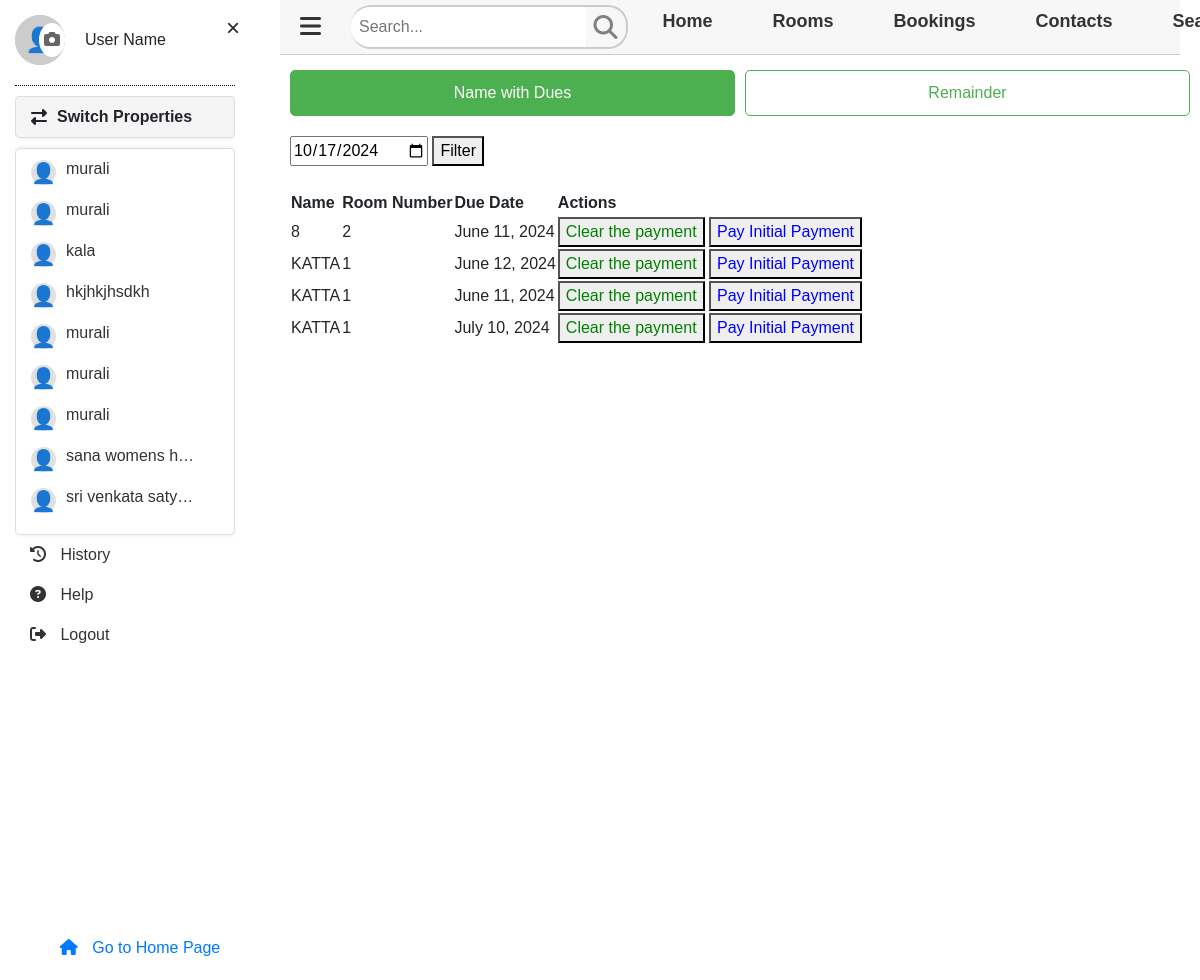
Screenshot of /Collections/96/ (signed in) with the database file from the repository.
### hostelapp20/models.py (models this page shows, shortened)
class AddProperty(models.Model):
    hostelname = models.CharField(max_length=100)
    ownername =models.CharField(max_length=50)
    email = models.EmailField()
    mobile = models.BigIntegerField()
    address = models.CharField(max_length=1000)
    user = models.ForeignKey(settings.AUTH_USER_MODEL, null=True, on_delete=models.SET_NULL)

class Tenant(models.Model):
    name = models.CharField(max_length=100, null=True)
    email = models.EmailField(null=True)
    mobile = models.CharField(max_length=10, null=True)
    adhar_number = models.CharField(max_length=12, null=True)
    govt_id_front = models.ImageField(upload_to=upload_to_govt_id_front, null=True)
    govt_id_back = models.ImageField(upload_to=upload_to_govt_id_back, null=True)
    state = models.CharField(max_length=100, null=True)
    dist = models.CharField(max_length=100, null=True)
    pincode = models.CharField(max_length=6, null=True)
    city = models.CharField(max_length=100, null=True)
    door_no = models.CharField(max_length=100, null=True)
    area = models.CharField(max_length=100, null=True)
    street = models.CharField(max_length=100, null=True)
    landmark = models.CharField(max_length=100, null=True)
    bike_number = models.CharField(max_length=100, null=True, blank=True)
    joining_date = models.DateField(null=True)
    due_date = models.DateField()
    allocated_bed = models.CharField(max_length=100, null=True)
    rent = models.CharField(max_length=100, null=True)
    advance = models.CharField(max_length=10, null=True, blank=True)
    tenant_image = models.ImageField(upload_to='tenant_images/', null=True)
    dues_cleared = models.BooleanField(default=False)
    partial_payment_made = models.BooleanField(default=False)
    room = models.ForeignKey(Room, on_delete=models.CASCADE)
    property = models.ForeignKey(AddProperty, on_delete=models.CASCADE)
    user = models.ForeignKey(settings.AUTH_USER_MODEL, on_delete=models.CASCADE)

class Room(models.Model):
    room_number = models.IntegerField()
    floor_type = models.CharField(max_length=50)
    number_of_share = models.PositiveIntegerField()
    available_room_or_not = models.CharField(max_length=30)
    remarks = models.CharField(max_length=500, null=True )
    room_facilities = models.TextField(max_length=1000, null=True)
    property = models.ForeignKey('AddProperty', on_delete=models.CASCADE)
    user = models.ForeignKey(settings.AUTH_USER_MODEL, on_delete=models.CASCADE)

### hostelapp20/views.py (the view)
# urls.py: path('Collections/<int:property_id>/', views.Collections, name='Collections'),
def Collections(request, property_id):
    selected_property = get_object_or_404(AddProperty, id=property_id)
    date_str = request.GET.get('date')
    section = request.GET.get('section', 'nameWithDues')
    user_properties = AddProperty.objects.filter(user=request.user)
    if date_str:
        filtered_date = datetime.datetime.strptime(date_str, '%Y-%m-%d').date()
        tenants = Tenant.objects.filter(property=selected_property, due_date=filtered_date)
    else:
        today = timezone.now().date()
        tenants = Tenant.objects.filter(property=selected_property, due_date__lte=today, partial_payment_made=False)
    paymenthistory = PaymentHistory.objects.filter(tenant__property_id=property_id).order_by('-date_paid')
    remainders = PaymentRemainder.objects.filter(tenant__room__property=selected_property).annotate(
        latest_date=Max('date_paid')
    ).order_by('-date_paid')
    context = {
        'selected_property': selected_property,
        'tenants': tenants,
        'selected_date': date_str or today.strftime('%Y-%m-%d'),
        'paymenthistory': paymenthistory,
        'remainders': remainders,
        'user_properties': user_properties,
        'section': section,
    }
    if request.headers.get('X-Requested-With') == 'XMLHttpRequest':
        html = render_to_string('includes/partials/dues_table_partial.html', context, request=request)
        return HttpResponse(html)
    return render(request, 'payments/collections.html', context)

### templates/payments/collections.html (shortened to what this page needs)
{% extends 'base.html' %}
{% load static %}
{% block content %}
<!DOCTYPE html>
<html lang="en">
<head>
    {% load humanize %}
    {% load static %}
    <link rel="stylesheet" href="{% static 'css/dues_page.css' %}">
    <link rel="stylesheet" href="https://cdn.jsdelivr.net/npm/sweetalert2@11/dist/sweetalert2.min.css">
</head>
<body>
<div class="collectionContainer">
    <div class="button-container">
        <button id="nameWithDuesButton" class="{% if section == 'nameWithDues' %}selected{% endif %}" onclick="toggleSections('nameWithDues')">Name with Dues</button>
        <button id="remainderButton" class="{% if section == 'remainder' %}selected{% endif %}" onclick="toggleSections('remainder')">Remainder</button>
    </div>
    <div class="section" id="nameWithDues" style="display: {% if section == 'nameWithDues' %}block{% else %}none{% endif %};">
        {% include 'payments/sections/dues_page.html' %}
    </div>
        {% include 'payments/sections/remainder_page.html' %}
</body>
</html>
{% endblock %}

### templates/base.html (shortened to what this page needs)
{% load static %}
<!DOCTYPE html>
<html lang="en">
<head>
  <link rel="stylesheet" href="https://cdnjs.cloudflare.com/ajax/libs/font-awesome/6.5.1/css/all.min.css">
  {% include 'includes/cdnlines.html' %}
  <link rel="stylesheet" href="{% static 'css/display_rooms.css' %}">
  <link rel="stylesheet" href="{% static 'css/dialogbox/addroom_dialogbox.css' %}">
</head>
<body>
  <div class="sidebar" id="sidebar">
    <span class="close-btn" onclick="toggleSidebar()">×</span>
    <div class="profile-section">
      <div class="profile-image-container">
        <div class="profile-image" id="profileImage">👤</div>
        <label for="profile-upload" class="upload-icon">
          <i class="fas fa-camera"></i>
        </label>
      </div>
      <span class="profile-name">User Name</span>
    </div>
    <ul class="sidebar-options">
      <li class="property-header">
        <i class="fas fa-exchange-alt icon"></i> Switch Properties
      </li>
      <li class="properties-box">
        <div class="scrollable-properties">
          {% if user_properties %}
            {% for property in user_properties %}
              <div class="property-item" id="property-{{ property.id }}">
                <div class="property-image">👤</div>
                <a href="{% url 'DisplayRooms' property.id %}" onclick="saveSelectedHostel({{ property.id }})">
                  <span class="property-name">{{ property.hostelname }}</span>
                </a>
              </div>
            {% endfor %}
          {% else %}
            <div>No Properties Yet</div>
          {% endif %}
        </div>
      </li>
      <li><a href="#"><i class="fas fa-history icon"></i> History</a></li>
      <li><a href="#"><i class="fas fa-question-circle icon"></i> Help</a></li>
      <li><a href="{% url 'logout' %}"><i class="fas fa-sign-out-alt icon"></i> Logout</a></li>
    </ul>
    <div class="bottom-link">
      <a href="#"><i class="fas fa-home icon"></i> Go to Home Page</a>
    </div>
  </div>
  <div class="header" id="header">
    <div class="dispalyMenubar-icon" onclick="toggleSidebar()">
      <i class="fas fa-bars"></i>
    </div>
    <div class="search-container header-search">
      <input type="text" placeholder="Search..." class="search-box" id="search-header">
      <i class="fa fa-search search-icon header-icon"></i>
    </div>
    <nav class="nav">
      <ul class="nav-list">
        <li><a href="#">Home</a></li>
        <li><a href="#">Rooms</a></li>
        <li><a href="#">Bookings</a></li>
        <li><a href="#">Contacts</a></li>
        <li><a href="#">Search</a></li>
      </ul>
    </nav>
  </div>
  {% block content %}
  {% endblock %}
</body>
</html>

### templates/payments/sections/dues_page.html (shortened to what this page needs)
<div class="duesPagecontainer">
    <div id="dues" class="section" style="display: block;">
        <form id="filterForm" method="get">
            <input type="date" name="date" value="{{ selected_date }}">
            <button type="submit">Filter</button>
        </form><br>
        <div id="duesContent">
            {% if tenants %}
            <table>
                <tr>
                    <th>Name</th>
                    <th>Room Number</th>
                    <th>Due Date</th>
                    <th>Actions</th>
                </tr>
                {% for tenant in tenants %}
                    <tr>
                        <td>{{ tenant.name }}</td>
                        <td>{{ tenant.room.room_number }}</td>
                        <td>{{ tenant.due_date }}</td>
                        <td>
                            <button style="color: green;" onclick="clearPaymentDialog('{{ tenant.id }}', '{{ tenant.name }}', '{{ tenant.room.room_number }}', '{{ tenant.rent }}', 'full')">Clear the payment</button>
                            <button style="color: blue;" onclick="initialPaymentDialog('{{ tenant.id }}', '{{ tenant.name }}', '{{ tenant.room.room_number }}', '{{ tenant.rent }}', 'initial')">Pay Initial Payment</button>
                        </td>
                    </tr>
                {% endfor %}
            </table>
            {% else %}
                <p>No tenants have dues as of {{ selected_date }}</p>
            {% endif %}
        </div>
    </div>
</div>

### static/css/display_rooms.css (style rules this page uses)
body, html { margin: 0; padding: 0; height: 100%; width: 100%; font-family: Arial, sans-serif; overflow-x: hidden; }
.header { background-color: #f7f7f7; display: flex; align-items: center; justify-content: space-between; padding: 1px 20px; font-size: 24px; font-weight: bold; color: #333; position: fixed; top: 0; left: 0; width: 100%; z-index: 1050; border-bottom: 1px solid #ccc; box-sizing: border-box; transition: width 0.3s ease, left 0.3s ease; }
.logo, .nav, .search-container { flex-grow: 1; }
.search-container { display: flex; align-items: center; justify-content: center; background: transparent; }
.header-search .search-box { flex-grow: 1; font-size: 16px; border: none; border-top: 2px solid hsl(0, 0%, 80%); border-bottom: 2px solid hsl(0, 0%, 80%); border-radius: 20px 0 0 20px; outline: none; color: black; padding: 8px 8px 8px 8px; margin-left: 30px; }
.header-search .search-icon { padding: 8px; background: transparent; color: gray; cursor: pointer; border: none; border-right: 2px solid hsl(0, 0%, 80%); border-top: 2px solid hsl(0, 0%, 80%); border-bottom: 2px solid hsl(0, 0%, 80%); border-radius: 0 20px 20px 0; }
.fa-search { color: #ccc; cursor: pointer; background: black; }
.nav { display: flex; align-items: center; width: 60%; transition: width 0.3s ease; margin-left: 5px; }
.nav-list { list-style: none; display: flex; margin-left: 0px; padding: 0; width: 100%; justify-content: space-around; }
.nav-list li { display: inline; margin: 0 20px; }
.nav-list li a { color: #333; text-decoration: none; font-size: 18px; padding: 10px; border-radius: 5px; transition: background-color 0.3s; }

### static/css/dialogbox/addroom_dialogbox.css (style rules this page uses)
:root { --primary-color: #07afd9; }

### static/css/dues_page.css (style rules this page uses)
.section { display: none; }

### templates/base.html (style rules this page uses)
.sidebar { width: 250px; position: fixed; left: 0; top: 0; bottom: 0; background: #fff; transition: transform 0.3s ease; z-index: 1000; padding: 15px; display: flex; flex-direction: column; transform: translateX(-100%); }
.header, .image-section, .statistics, .container-wrapper, .addRoom { transition: margin-left 0.3s ease; }
body.sidebar-open .sidebar { transform: translateX(0); }
body.sidebar-open .header { margin-left: 280px; width: calc(100% - 300px); }
.close-btn { font-size: 24px; cursor: pointer; position: absolute; top: 10px; right: 10px; }
.bottom-link { width: 250px; text-align: center; margin-top: auto; padding: 5px 0; position: sticky; bottom: 0; }
.profile-image { width: 50px; height: 50px; font-size: 24px; display: flex; justify-content: center; align-items: center; background-color: #ccc; border-radius: 50%; }
.profile-image-container { position: relative; width: 50px; height: 50px; border-radius: 50%; background-color: #ccc; display: flex; justify-content: center; align-items: center; }
.profile-section { display: flex; align-items: center; justify-content: flex-start; margin-bottom: 10px; padding-bottom: 20px; border-bottom: dotted black 1px; }
.profile-name { margin-left: 20px; }
.upload-icon { position: absolute; bottom: 0; right: 0; background-color: white; border-radius: 50%; padding: 5px; cursor: pointer; color: #666; }
.sidebar-options { padding-left: 0; flex-grow: 1; overflow-y: auto; }
.sidebar-options li { list-style: none; padding: 8px 15px; }
.sidebar-options a { text-decoration: none; color: #333; display: block; }
.property-item .property-name { display: inline-block; white-space: nowrap; overflow: hidden; text-overflow: ellipsis; max-width: 130px; }
.icon { margin-right: 10px; }
.property-header { font-weight: bold; margin-bottom: 10px; display: flex; align-items: center; padding: 10px; border: 1px solid #ddd; border-radius: 5px; box-shadow: 0 0 5px rgba(0, 0, 0, 0.1); background-color: #f5f5f5; }
.properties-box { padding: 10px; border: 1px solid #ddd; border-radius: 5px; box-shadow: 0 0 5px rgba(0, 0, 0, 0.1); background-color: #fff; max-height: calc(100vh - 200px); overflow-y: auto; }
.property-item { display: flex; align-items: center; margin-bottom: 10px; position: relative; max-width: 400px; }
.property-name { white-space: nowrap; overflow: hidden; text-overflow: ellipsis; max-width: 180px; display: inline-block; }
.scrollable-properties { max-height: calc(100vh - 200px); overflow-y: auto; }
.property-image { width: 25px; height: 25px; border-radius: 50%; background-color: #e0e0e0; display: flex; align-items: center; justify-content: center; margin-right: 10px; font-size: 20px; }

### rows the page displays
AddProperty: hostelname "murali"
AddProperty: hostelname "murali"
AddProperty: hostelname "kala"
AddProperty: hostelname "hkjhkjhsdkh"
AddProperty: hostelname "murali"
AddProperty: hostelname "murali"
AddProperty: hostelname "murali"
AddProperty: hostelname "sana womens h…"
AddProperty: hostelname "sri venkata saty…"
Tenant: name "8", room.room_number "2", due_date "June 11, 2024"
Tenant: name "KATTA", room.room_number "1", due_date "June 12, 2024"
Tenant: name "KATTA", room.room_number "1", due_date "June 11, 2024"
Tenant: name "KATTA", room.room_number "1", due_date "July 10, 2024"
